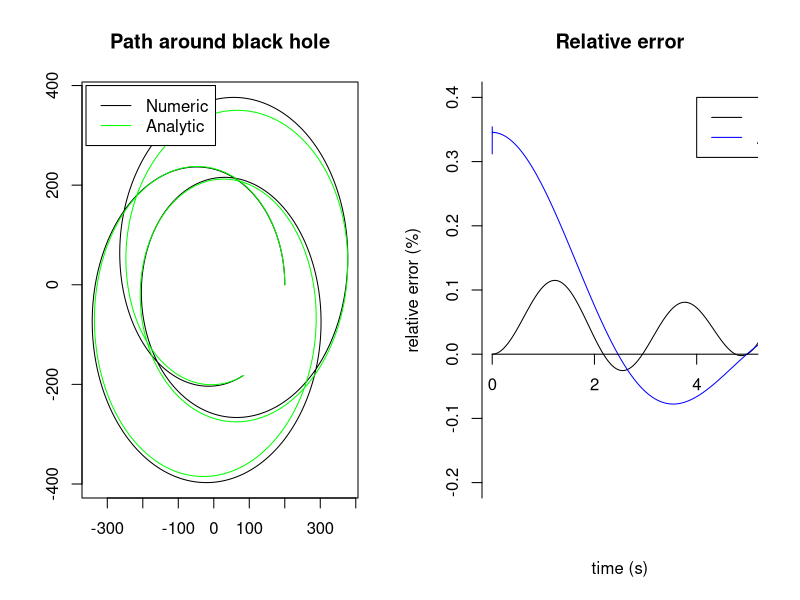

The R source for this figure:

library(deSolve);


# Variable definitions

M <- 1; # mass
R <- 395; # initial radius
e <- 1/3; # eccentricity of the orbit
p <- 266.66; # parameter to do with size of derivatives
s <- 0.1; # parameter to do with size of orbit

Art <- 2*M/(R^2)*((1-2*M/R)^(-1))*((1-3*M/R)^(-1/2)); # intermediate coefficients
Atr <- 2*M/(R^2)*(1-2*M/R)*((1-3*M/R)^(-1/2));
Arr <- (-3*M/(R^3)*((1-3*M/R)^(-1)))*(1-2*M/R);
Apr <- -2*R*((M/(R^3))^(1/2))*(1-2*M/R)*((1-3*M/R)^(-1/2));
Arp <-  2/R*((M/(R^3))^(1/2))*((1-3*M/R)^(-1/2));

wt <- (1 - 3*M/R)^(-1/2); # time frequency
w <- ((M/(R^3))^(1/2))*((1 - 3*M/R)^(-1/2))*((1 - 6*M/R)^(1/2)); # radial frequency
wp <- ((M/(R^3))^(1/2))*((1 - 3*M/R)^(-1/2)); # angle phi frequency
nr0 <- -950; # cos coefficient term for r
nt0 <- Art/w*nr0; # sin coefficient term for t 
np0 <- Arp/w*nr0; # sin coefficient term for phi
Nr0 <- 1000; # constant term for r
Nt0 <- -3/2*M/(R^2)*((1 - 3*M/R)^(-3/2))*Nr0; # constant term for t
Np0 <- -3/2*((M/R)^(1/2))/(R^2)*(1 - 2*M/R)*((1 - 3*M/R)^(-3/2))*Nr0;

# weird time factors
tfSol = 10000
tfNum = 1.25


# Our deviation solution. Found by analytically substituting a generic second-order Taylor series into 
# each of the equations of motion predicted by the geodesic equation in the Schwarzschild metric.

t <- seq(from = 0, to = 10, by = 0.0001);

y0 <- wt*(tfSol*t) - s*(nt0*sin(w*(tfSol*t)) +  Nt0*(tfSol*t)); # values of time as a function of proper time. 10000 is a strange scale factor 
y1 <- R + s*(nr0*cos(w*(tfSol*t)) - Nr0); # values of r
y2 <- pi/2; # value of theta is kept constant
y3 <- wp*(tfSol*t) - s*(np0*sin(w*(tfSol*t)) + Np0*(tfSol*t)); # values of phi

ycart1 <- y1 * cos(y3); # convert r and phi to 2d cartesian coordinates for plotting
ycart2 <- y1 * sin(y3);


# Numerical solution. Numerically solve the equations of motion.

dqdchi <- function(t, y, parms) {

	e <- 0.2; # global variables dont work
	p <- 12;
	
	#e <- 1/3;
	#p <- 266.66;
	a <- M # lord knows why I used a

	with(as.list(y), {
		dR <- ( a * p^2 * (p-2-2*e)^(0.5) * (p-2+2*e)^(0.5) ) / ( (p-2-2*e*cos(tfSol*t)) * (1+e*cos(tfSol*t))^2 * (p-6-2*e*cos(tfSol*t))^(0.5) );
		dP <- ( p^(1/2) ) / ( (p-6-2*e*cos(tfSol*t))^(1/2) );
		list(c(dR, dP))
	})
}

#t1 <- seq(from = 0, to = 12.5, by = (1/2)^13);
yinit <- c(y1[1], y3[1]);
out <- ode(y = yinit, 
		times = tfNum*t, # lord knows why we need 12.5 
		func = dqdchi, 
		parm = NULL, 
		method = c("ode45"),
		rtol = 0.0001);

# Get the four variables from the ode solver output
q0 <- out[,1];
q1 <- out[,2];
q2 <- p * M * 1/(1 + e*cos(q0)); 
q3 <- out[,3];

qcart1 <- q2 * cos(q3); # and convert r and phi to 2d cartesian coordinates for plotting
qcart2 <- q2 * sin(q3);



# Calculate the error

# Combine the time q0 and y0 into one long vector, since they may be different, and sort it. 
combinedTime <- sort(c(q0/tfNum, y0/tfSol));

# Then interpolate q1, y1, q3, and y3 over those particular times.
q1inter <- approx(t, q2, xout=combinedTime);
q3inter <- approx(t, q3, xout=combinedTime);
y1inter <- approx(t, y1, xout=combinedTime);
y3inter <- approx(t, y3, xout=combinedTime);

errorr <- (y1inter$y - q1inter$y) / q1inter$y;
errorp <- (y3inter$y - q3inter$y) / q3inter$y;

#q1inter <- smooth.spline(q0, q1, n=length(y1), method="fmm");
#q3inter <- smooth.spline(q0, q3, n=length(y1), method="fmm");

#errorr <- (y1 - q1inter$y) / q1inter$y;
#errorp <- (y3 - q3inter$y) / q3inter$y;


# Plot

par(mfrow=c(1, 2));

plot(qcart1, qcart2, type="l", col="black", main="Path around black hole", xlab="", ylab="");
lines(ycart1, ycart2, col="green");
legend(-360, 400, legend=c("Numeric", "Analytic"), col=c("black", "green"), lty=1);

plot(q1inter$x, errorr, type="l", col="black", main="Relative error", ylim=c(-0.2, 0.4), xlim=c(0, 5),
	ylab="relative error (%)", xlab="time (s)", axes=FALSE);
lines(q3inter$x, errorp, type="l", col="blue");
axis(1, at=2*0:6, pos=0);
axis(2, at=seq(-1, 1, 0.1)); 
legend(4, 0.4, legend=c("Radius", "Angle"), col=c("black", "blue"), lty=1);
